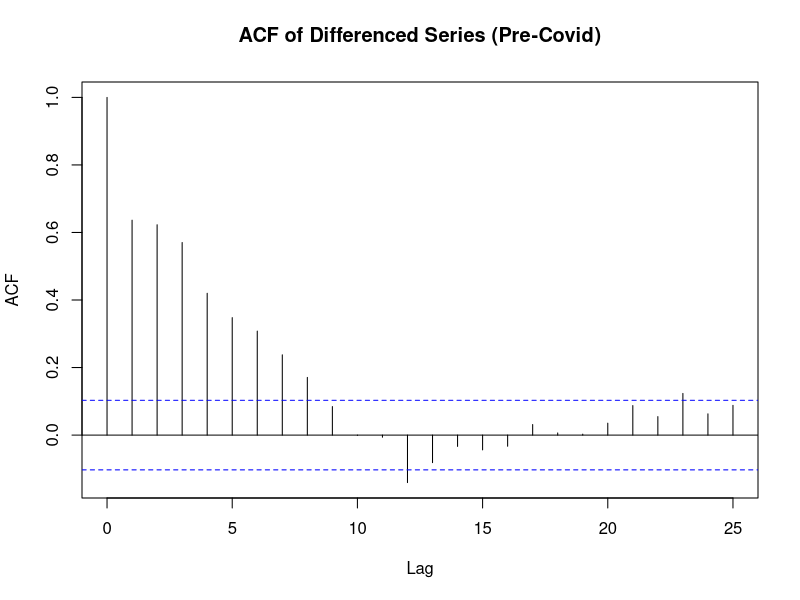
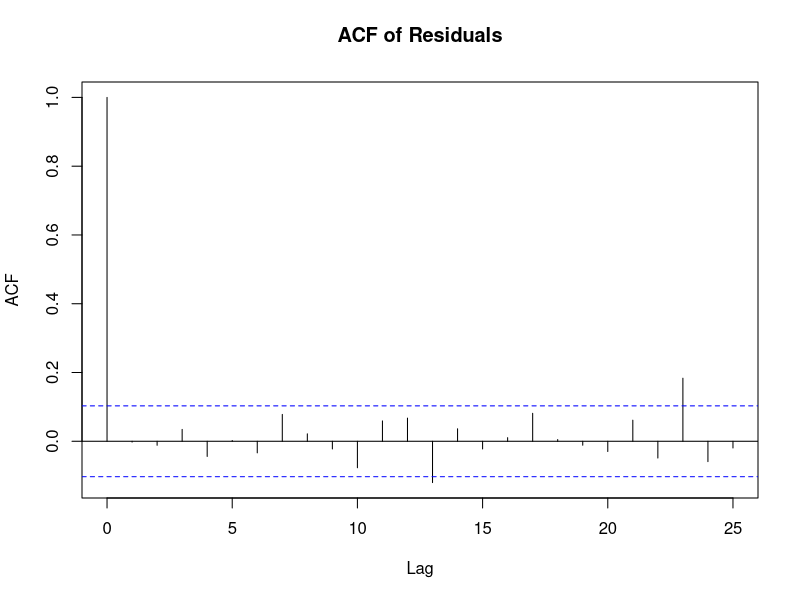
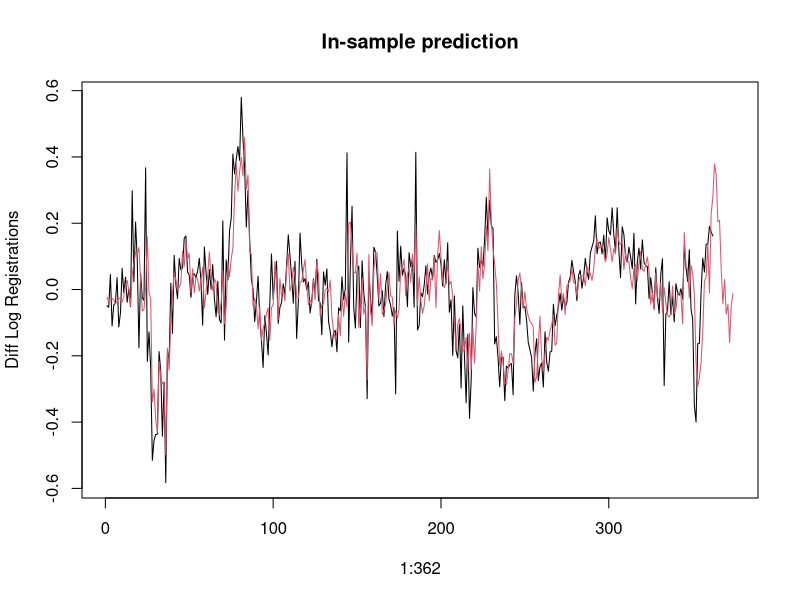
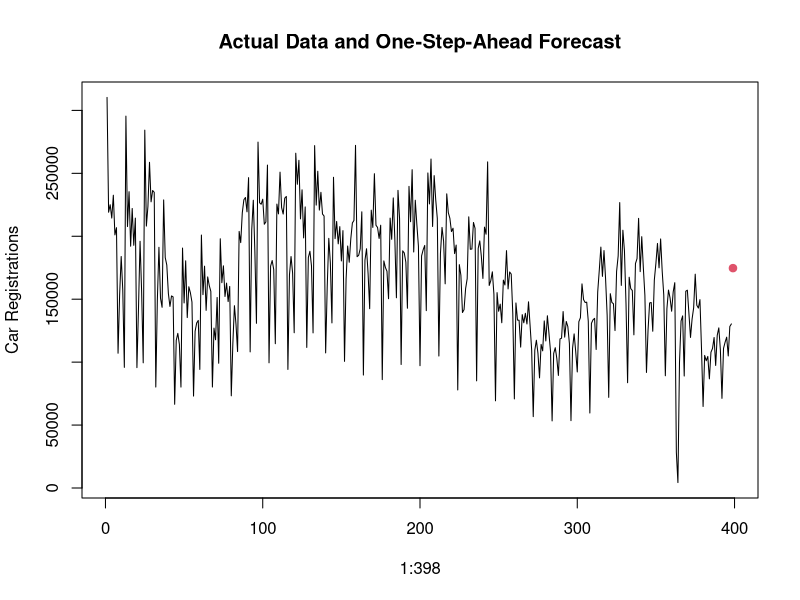

Recreate these plots in R, in order.
# Load data from the working directory
data <- read.csv("dataset.txt", sep = "", header = FALSE)

# Rename the column for clarity
colnames(data)[2] <- "Registrations"

# Log transformation to stabilize variance
data$log <- log(data$Registrations)

# Seasonal differencing (Lag 12 for monthly data)
data$difflog <- c(rep(NA, 12), diff(data$log, 12))

# Dummy variable for the COVID period
data$covid <- c(rep(0, 362), rep(1, 24), rep(0, 12))

# ACF analysis on differenced series (excluding Covid period)
acf(na.omit(data$difflog[data$covid == 0]), main="ACF of Differenced Series (Pre-Covid)")

# ARIMA Model (1,0,2) with Seasonal Component (0,0,4)
arima1 <- arima(na.omit(data$difflog[data$covid == 0]),
                order = c(1L, 0L, 2L),
                seasonal = list(order = c(0L, 0L, 4L), period = 3)
)
summary(arima1)

# Residual analysis
acf(arima1$residuals, main="ACF of Residuals")
mean(arima1$residuals^2)

# In-sample prediction and plot
pred <- c(
  na.omit(data$difflog[data$covid == 0]) - arima1$residuals,
  predict(arima1, n.ahead = 12)$pred
)

plot(1:362, na.omit(data$difflog[data$covid == 0]), type = "l", xlim = c(1, 374), 
     main="In-sample prediction", ylab="Diff Log Registrations")
lines(pred, col = 2)

# Final forecast (reverting to original scale)
rawpred <- predict(arima1)$pred
ppred <- exp(rawpred + data$log[387]) 

# Final plot
plot(1:398, data$Registrations, type = "l", xlim = c(1, 399), 
     main="Actual Data and One-Step-Ahead Forecast", ylab="Car Registrations")

points(399, ppred, col = 2, pch = 19)
